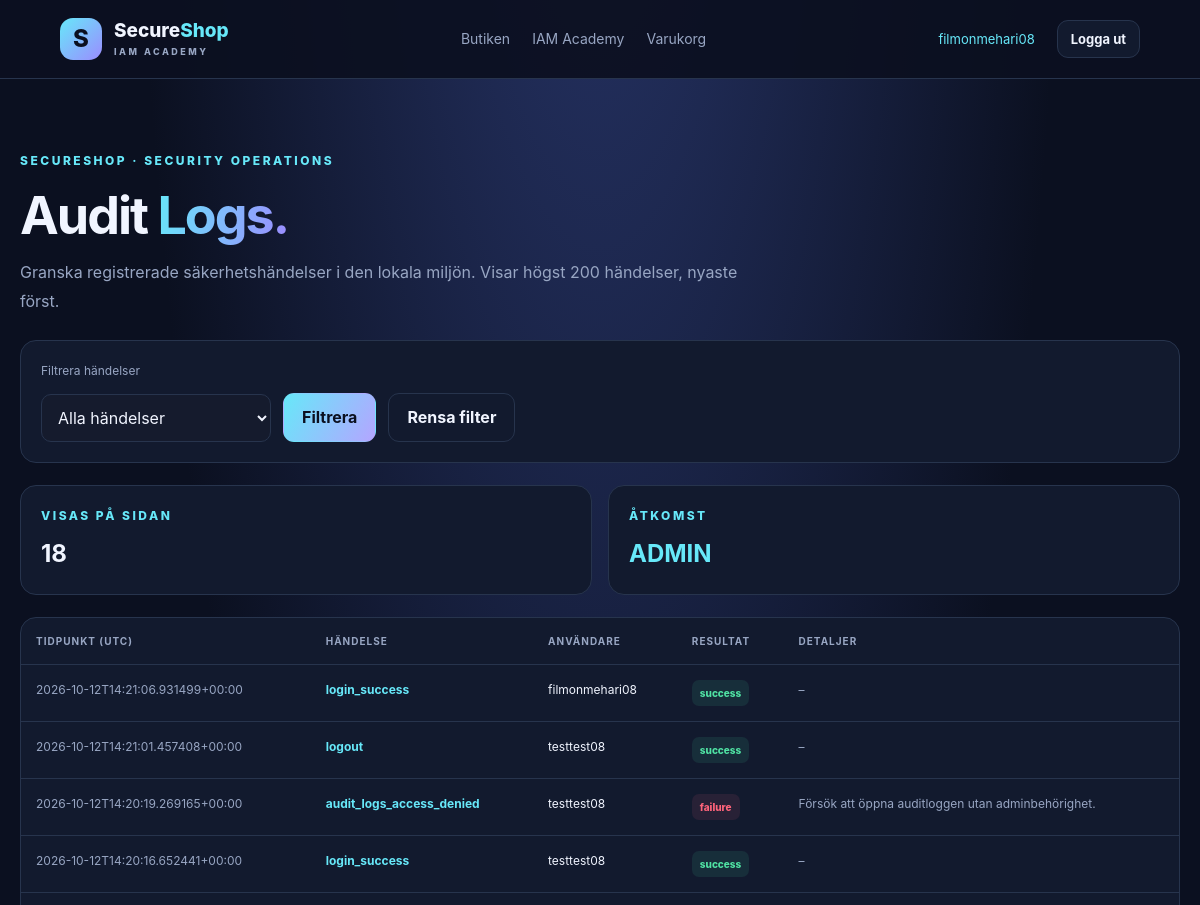
Page /admin/audit-logs (signed in, upper part) on the earlier database version.
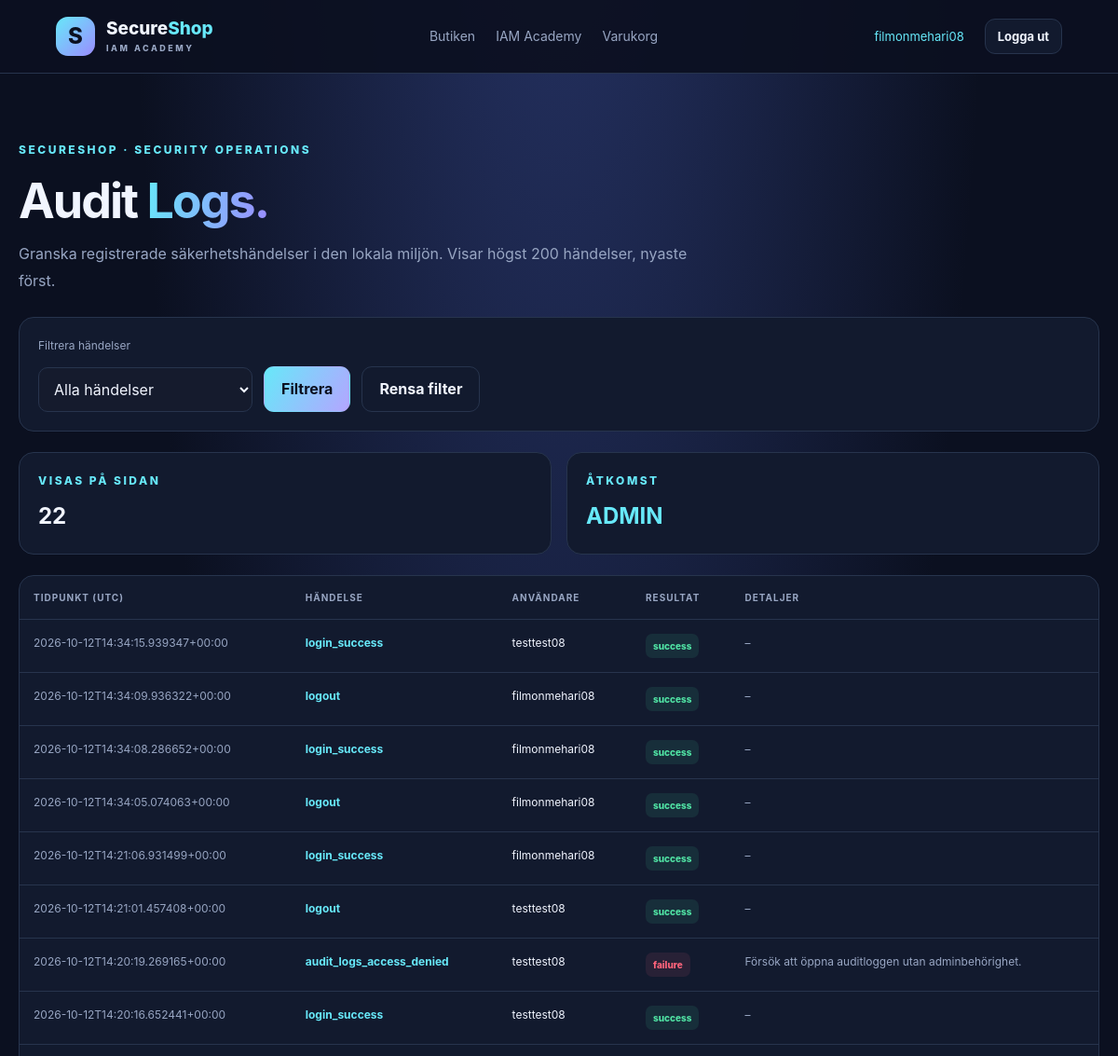
Same page on the later database version.
### tables this page shows
CREATE TABLE audit_logs (
                id INTEGER PRIMARY KEY AUTOINCREMENT,
                timestamp TEXT NOT NULL,
                event TEXT NOT NULL,
                username TEXT,
                result TEXT NOT NULL,
                details TEXT
            );

### routes/iam.py (the view, shortened to what this page needs)
@iam_bp.route("/admin/audit-logs")
def audit_logs():
    if "username" not in session:
        return redirect(url_for("auth.login"))
    selected_event = request.args.get("event", "")
    allowed_events = {
        "",
        "login_success",
        "login_failed",
        "logout",
        "admin_access_denied",
        "audit_logs_access_denied",
    }
    if selected_event not in allowed_events:
        selected_event = ""
    with sqlite3.connect(current_app.config["DATABASE_PATH"]) as conn:
        conn.row_factory = sqlite3.Row
        if selected_event:
            rows = conn.execute(
                """
                SELECT id, timestamp, event, username, result, details
                FROM audit_logs
                WHERE event = ?
                ORDER BY id DESC
                LIMIT 200
                """,
                (selected_event,),
            ).fetchall()
        else:
            rows = conn.execute(
                """
                SELECT id, timestamp, event, username, result, details
                FROM audit_logs
                ORDER BY id DESC
                LIMIT 200
                """
            ).fetchall()
    return render_template(
        "audit_logs.html",
        logs=rows,
        selected_event=selected_event,
    )

### templates/audit_logs.html (shortened to what this page needs)
{% extends "base.html" %}
{% block content %}
<section class="audit-page">
    <div class="audit-hero">
        <span class="eyebrow">SECURESHOP · SECURITY OPERATIONS</span>
        <h1>Audit <span class="gradient-text">Logs.</span></h1>
        <p class="muted">
            Granska registrerade säkerhetshändelser i den lokala miljön.
            Visar högst 200 händelser, nyaste först.
        </p>
    </div>
    <form class="audit-filter" method="GET">
        <label for="event">Filtrera händelser</label>
        <select id="event" name="event">
            <option value="" {% if not selected_event %}selected{% endif %}>
                Alla händelser
            </option>
        </select>
        <button class="button button-primary" type="submit">Filtrera</button>
        <a class="button button-ghost"
           href="{{ url_for('iam.audit_logs') }}">Rensa filter</a>
    </form>
    <div class="audit-summary">
        <div>
            <span class="eyebrow">VISAS PÅ SIDAN</span>
            <strong>{{ logs|length }}</strong>
        </div>
        <div>
            <span class="eyebrow">ÅTKOMST</span>
            <strong class="audit-admin">ADMIN</strong>
        </div>
    </div>
    <div class="audit-table-wrap">
        <table class="audit-table">
            <thead>
                <tr>
                    <th>Tidpunkt (UTC)</th>
                    <th>Händelse</th>
                    <th>Användare</th>
                    <th>Resultat</th>
                    <th>Detaljer</th>
                </tr>
            </thead>
            <tbody>
                {% for item in logs %}
                <tr>
                    <td class="audit-time">{{ item["timestamp"] }}</td>
                    <td>
                        <span class="audit-event">{{ item["event"] }}</span>
                    </td>
                    <td>{{ item["username"] or "Okänd" }}</td>
                    <td>
                        <span class="audit-result
                            {% if item['result'] == 'success' %}
                                result-success
                            {% else %}
                                result-failure
                            {% endif %}">
                            {{ item["result"] }}
                        </span>
                    </td>
                    <td class="audit-details">{{ item["details"] or "–" }}</td>
                </tr>
                {% else %}
                <tr>
                    <td colspan="5" class="audit-empty">
                        Inga logghändelser hittades.
                    </td>
                </tr>
                {% endfor %}
            </tbody>
        </table>
    </div>
</section>
{% endblock %}

### templates/base.html (shortened to what this page needs)
<!DOCTYPE html>
<html lang="sv">
<head>
    <link rel="stylesheet" href="{{ url_for('static', filename='style.css') }}">
</head>
<body>
    <header class="site-header">
        <a class="brand" href="{{ url_for('shop.home') }}">
            <span class="brand-mark">S</span>
            <span>Secure<span class="brand-accent">Shop</span>
                <small>IAM ACADEMY</small>
            </span>
        </a>
        <nav class="main-nav">
            <a href="{{ url_for('shop.home') }}">Butiken</a>
            <a href="{{ url_for('iam.iam_overview') }}">IAM Academy</a>
            <a href="{{ url_for('shop.view_cart') }}">Varukorg</a>
        </nav>
        <div class="header-actions">
            {% if session.get('username') %}
                <span class="user-chip">{{ session.get('username') }}</span>
                <form action="{{ url_for('auth.logout') }}" method="POST">
<input type="hidden" name="csrf_token" value="{{ generate_csrf() }}">                    <button class="button button-ghost button-small" type="submit">
                        Logga ut
                    </button>
                </form>
            {% else %}
                <a class="button button-ghost button-small"
                   href="{{ url_for('auth.login') }}">Logga in</a>
                <a class="button button-primary button-small"
                   href="{{ url_for('auth.register') }}">Skapa konto</a>
            {% endif %}
        </div>
    </header>
    <main class="page-content">
        {% block content %}{% endblock %}
    </main>
</body>
</html>

### static/style.css (style rules this page uses)
:root { color-scheme: dark; --bg: #0b1020; --surface: #121a2e; --surface-raised: #18233b; --border: #27344d; --text: #f1f5ff; --muted: #98a6c3; --purple: #9b8cff; --cyan: #67e8f9; --radius: 18px; }
* { box-sizing: border-box; }
html { scroll-behavior: smooth; }
body { margin: 0; min-height: 100vh; background: radial-gradient(ellipse at 50% -20%, #28366b 0, transparent 55%), var(--bg); color: var(--text); font-family: Inter, "Segoe UI", sans-serif; line-height: 1.6; }
a { color: inherit; text-decoration: none; }
button, input { font: inherit; }
button, a { -webkit-tap-highlight-color: transparent; }
.site-header { display: flex; align-items: center; justify-content: space-between; gap: 24px; padding: 18px clamp(20px, 5vw, 72px); border-bottom: 1px solid var(--border); background: rgb(11 16 32 / 92%); }
.brand { display: flex; align-items: center; gap: 12px; font-weight: 800; font-size: 19px; line-height: 1.15; }
.brand-mark { display: grid; place-items: center; width: 42px; height: 42px; border-radius: 13px; color: #0b1020; background: linear-gradient(135deg, var(--cyan), var(--purple)); font-size: 24px; }
.brand-accent { color: var(--cyan); }
.brand small { display: block; margin-top: 5px; color: var(--muted); font-size: 9px; letter-spacing: 2.5px; }
.main-nav, .header-actions { display: flex; align-items: center; gap: 22px; }
.main-nav a { color: var(--muted); font-size: 14px; transition: color .2s ease; }
.header-actions form { margin: 0; }
.user-chip { color: var(--cyan); font-size: 13px; }
.button { display: inline-flex; align-items: center; justify-content: center; border: 1px solid transparent; border-radius: 11px; padding: 11px 18px; cursor: pointer; font-weight: 700; transition: transform .2s ease, opacity .2s ease; }
.button-small { padding: 8px 13px; font-size: 13px; }
.button-primary { color: #0b1020; background: linear-gradient(120deg, var(--cyan), #b4a5ff); }
.button-ghost { color: var(--text); background: var(--surface); border-color: var(--border); }
.page-content { width: min(1180px, calc(100% - 40px)); margin: 0 auto; min-height: 75vh; padding: 48px 0 72px; }
.eyebrow { color: var(--cyan); font-size: 12px; font-weight: 800; letter-spacing: 2.5px; text-transform: uppercase; }
h1, h2, h3, p { margin-top: 0; }
h1 { font-size: clamp(32px, 5vw, 58px); line-height: 1.1; letter-spacing: -2px; }
.muted { color: var(--muted); }
.gradient-text { color: var(--cyan); background: linear-gradient(100deg, var(--cyan), var(--purple)); background-clip: text; -webkit-background-clip: text; -webkit-text-fill-color: transparent; }
.audit-page { padding: 20px 0 40px; }
.audit-hero { margin-bottom: 25px; }
.audit-hero h1 { margin: 14px 0; font-size: clamp(36px, 5vw, 52px); }
.audit-hero p { max-width: 720px; line-height: 1.8; }
.audit-filter { display: flex; align-items: end; flex-wrap: wrap; gap: 12px; margin-bottom: 22px; padding: 20px; border: 1px solid var(--border); border-radius: 16px; background: var(--surface); }
.audit-filter label { display: flex; flex-basis: 100%; flex-direction: column; gap: 8px; color: var(--muted); font-size: 12px; }
.audit-filter select { min-width: 230px; padding: 12px; border: 1px solid var(--border); border-radius: 10px; background: #151b2d; color: var(--text); font: inherit; }
.audit-summary { display: flex; gap: 16px; margin-bottom: 22px; }
.audit-summary > div { display: flex; flex: 1; flex-direction: column; gap: 10px; padding: 20px; border: 1px solid var(--border); border-radius: 16px; background: var(--surface); }
.audit-summary strong { font-size: 24px; }
.audit-admin { color: var(--cyan); }
.audit-table-wrap { overflow-x: auto; border: 1px solid var(--border); border-radius: 16px; background: var(--surface); }
.audit-table { width: 100%; border-collapse: collapse; text-align: left; }
.audit-table th, .audit-table td { padding: 15px; border-bottom: 1px solid var(--border); vertical-align: top; font-size: 12px; }
.audit-table th { color: var(--muted); font-size: 10px; letter-spacing: 1px; text-transform: uppercase; }
.audit-time, .audit-details { min-width: 150px; overflow-wrap: anywhere; color: var(--muted); }
.audit-event { color: var(--cyan); font-weight: 700; overflow-wrap: anywhere; }
.audit-result { display: inline-block; padding: 5px 8px; border-radius: 7px; font-size: 10px; font-weight: 800; }
.result-success { background: #50e3a418; color: #50e3a4; }
.result-failure { background: #ff647b18; color: #ff647b; }

Differences in the rows shown:
added audit_logs: timestamp "2026-10-12T14:34:15.939347+00:00", event "login_success", username "testtest08", result "success", item "–"
added audit_logs: timestamp "2026-10-12T14:34:09.936322+00:00", event "logout", username "filmonmehari08", result "success", item "–"
added audit_logs: timestamp "2026-10-12T14:34:08.286652+00:00", event "login_success", username "filmonmehari08", result "success", item "–"
added audit_logs: timestamp "2026-10-12T14:34:05.074063+00:00", event "logout", username "filmonmehari08", result "success", item "–"
Other differences:
{{ logs|length }}: "18" → "22"
